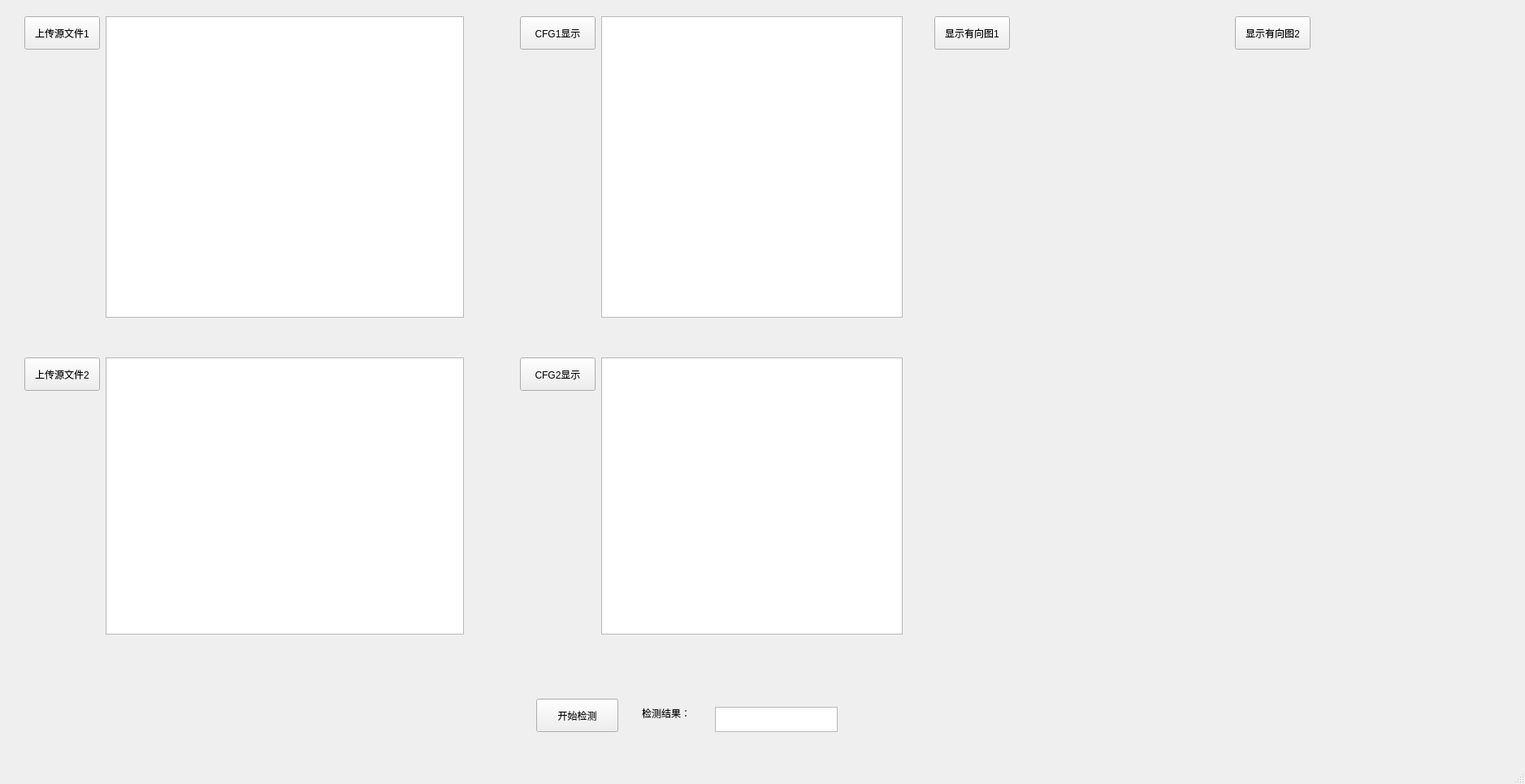
<?xml version="1.0" encoding="UTF-8"?>
<ui version="4.0">
 <class>MainWindow</class>
 <widget class="QMainWindow" name="MainWindow">
  <property name="geometry">
   <rect>
    <x>0</x>
    <y>0</y>
    <width>1877</width>
    <height>965</height>
   </rect>
  </property>
  <property name="windowTitle">
   <string>MainWindow</string>
  </property>
  <property name="styleSheet">
   <string notr="true"/>
  </property>
  <widget class="QWidget" name="centralwidget">
   <widget class="QPushButton" name="pushButton">
    <property name="geometry">
     <rect>
      <x>30</x>
      <y>20</y>
      <width>93</width>
      <height>41</height>
     </rect>
    </property>
    <property name="text">
     <string>上传源文件1</string>
    </property>
   </widget>
   <widget class="QPushButton" name="pushButton_2">
    <property name="geometry">
     <rect>
      <x>30</x>
      <y>440</y>
      <width>93</width>
      <height>41</height>
     </rect>
    </property>
    <property name="text">
     <string>上传源文件2</string>
    </property>
   </widget>
   <widget class="QPushButton" name="pushButton_3">
    <property name="geometry">
     <rect>
      <x>660</x>
      <y>860</y>
      <width>101</width>
      <height>41</height>
     </rect>
    </property>
    <property name="text">
     <string>开始检测</string>
    </property>
   </widget>
   <widget class="QLabel" name="label_3">
    <property name="geometry">
     <rect>
      <x>790</x>
      <y>870</y>
      <width>72</width>
      <height>15</height>
     </rect>
    </property>
    <property name="text">
     <string>检测结果：</string>
    </property>
   </widget>
   <widget class="QTextEdit" name="textEdit">
    <property name="geometry">
     <rect>
      <x>130</x>
      <y>20</y>
      <width>441</width>
      <height>371</height>
     </rect>
    </property>
   </widget>
   <widget class="QTextEdit" name="textEdit_3">
    <property name="geometry">
     <rect>
      <x>880</x>
      <y>870</y>
      <width>151</width>
      <height>31</height>
     </rect>
    </property>
   </widget>
   <widget class="QTextEdit" name="textEdit_5">
    <property name="geometry">
     <rect>
      <x>130</x>
      <y>440</y>
      <width>441</width>
      <height>341</height>
     </rect>
    </property>
   </widget>
   <widget class="QTextEdit" name="textEdit_2">
    <property name="geometry">
     <rect>
      <x>740</x>
      <y>20</y>
      <width>371</width>
      <height>371</height>
     </rect>
    </property>
   </widget>
   <widget class="QTextEdit" name="textEdit_4">
    <property name="geometry">
     <rect>
      <x>740</x>
      <y>440</y>
      <width>371</width>
      <height>341</height>
     </rect>
    </property>
   </widget>
   <widget class="QLabel" name="label_pic1">
    <property name="geometry">
     <rect>
      <x>1250</x>
      <y>20</y>
      <width>231</width>
      <height>761</height>
     </rect>
    </property>
    <property name="font">
     <font>
      <family>楷体</family>
      <pointsize>16</pointsize>
     </font>
    </property>
    <property name="layoutDirection">
     <enum>Qt::LeftToRight</enum>
    </property>
    <property name="styleSheet">
     <string notr="true">border-image: url(:/newPrefix/images_test/scan.gif);</string>
    </property>
    <property name="text">
     <string>&lt;html&gt;&lt;head/&gt;&lt;body&gt;&lt;p align=&quot;center&quot;&gt;&lt;br/&gt;&lt;/p&gt;&lt;/body&gt;&lt;/html&gt;</string>
    </property>
    <property name="alignment">
     <set>Qt::AlignCenter</set>
    </property>
   </widget>
   <widget class="QLabel" name="label_pic2">
    <property name="geometry">
     <rect>
      <x>1620</x>
      <y>20</y>
      <width>231</width>
      <height>761</height>
     </rect>
    </property>
    <property name="font">
     <font>
      <family>楷体</family>
      <pointsize>16</pointsize>
     </font>
    </property>
    <property name="layoutDirection">
     <enum>Qt::LeftToRight</enum>
    </property>
    <property name="styleSheet">
     <string notr="true">border-image: url(:/newPrefix/images_test/scan.gif);</string>
    </property>
    <property name="text">
     <string>&lt;html&gt;&lt;head/&gt;&lt;body&gt;&lt;p align=&quot;center&quot;&gt;&lt;br/&gt;&lt;/p&gt;&lt;/body&gt;&lt;/html&gt;</string>
    </property>
    <property name="alignment">
     <set>Qt::AlignCenter</set>
    </property>
   </widget>
   <widget class="QPushButton" name="pushButton_4">
    <property name="geometry">
     <rect>
      <x>1150</x>
      <y>20</y>
      <width>93</width>
      <height>41</height>
     </rect>
    </property>
    <property name="text">
     <string>显示有向图1</string>
    </property>
   </widget>
   <widget class="QPushButton" name="pushButton_5">
    <property name="geometry">
     <rect>
      <x>1520</x>
      <y>20</y>
      <width>93</width>
      <height>41</height>
     </rect>
    </property>
    <property name="text">
     <string>显示有向图2</string>
    </property>
   </widget>
   <widget class="QPushButton" name="pushButton_6">
    <property name="geometry">
     <rect>
      <x>640</x>
      <y>20</y>
      <width>93</width>
      <height>41</height>
     </rect>
    </property>
    <property name="text">
     <string>CFG1显示</string>
    </property>
   </widget>
   <widget class="QPushButton" name="pushButton_7">
    <property name="geometry">
     <rect>
      <x>640</x>
      <y>440</y>
      <width>93</width>
      <height>41</height>
     </rect>
    </property>
    <property name="text">
     <string>CFG2显示</string>
    </property>
   </widget>
  </widget>
  <widget class="QMenuBar" name="menubar">
   <property name="geometry">
    <rect>
     <x>0</x>
     <y>0</y>
     <width>1877</width>
     <height>26</height>
    </rect>
   </property>
  </widget>
  <widget class="QStatusBar" name="statusbar"/>
 </widget>
 <resources/>
 <connections/>
</ui>
